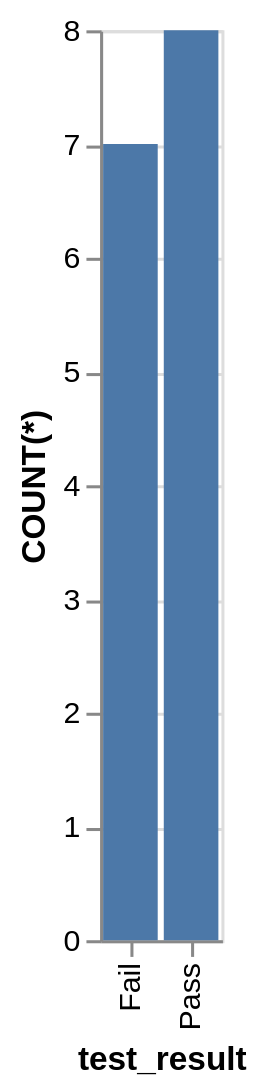

The Vega-Lite source for this figure:
### Vega-Lite specification from a JSON file in a GitHub repository (floating-point values rounded to 4 significant figures)
{"data": {"values": [{"x_data": "Pass", "y_data": 8}, {"x_data": "Fail", "y_data": 7}]}, "mark": "bar", "encoding": {"x": {"field": "x_data", "type": "nominal", "title": "test_result", "sort": {"op": "sum", "field": "y_data", "order": "ascending"}}, "y": {"field": "y_data", "type": "quantitative", "title": "COUNT(*)"}}}
